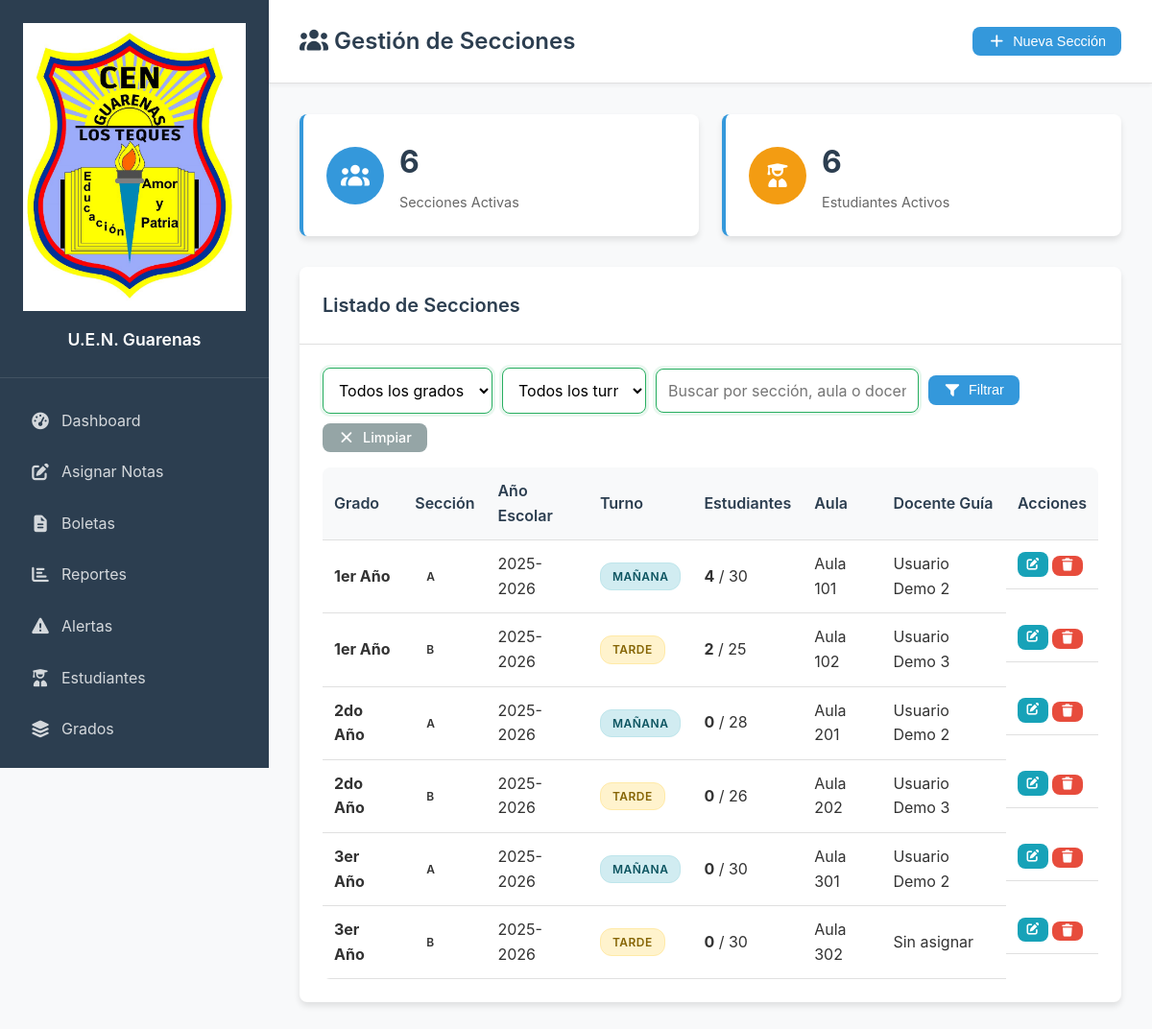
The page /secciones.php (signed in) on the database its author committed.
### tables this page shows
CREATE TABLE `secciones` (
  `id` int(11) NOT NULL AUTO_INCREMENT,
  `grado_id` int(11) DEFAULT NULL,
  `letra` varchar(5) NOT NULL,
  `anio_escolar` varchar(9) DEFAULT '2025-2026',
  `turno` enum('mañana','tarde') DEFAULT 'mañana',
  `capacidad` int(11) DEFAULT 30,
  `docente_guia_id` int(11) DEFAULT NULL,
  `aula` varchar(20) DEFAULT NULL,
  `activo` tinyint(1) DEFAULT 1,
  `fecha_creacion` timestamp NOT NULL DEFAULT current_timestamp(),
  `fecha_actualizacion` timestamp NOT NULL DEFAULT current_timestamp() ON UPDATE current_timestamp(),
  PRIMARY KEY (`id`)
);

CREATE TABLE `grados` (
  `id` int(11) NOT NULL,
  `nombre` varchar(50) NOT NULL,
  `nivel` varchar(20) DEFAULT NULL,
  `modalidad` enum('Media General','Media Técnica') DEFAULT 'Media General',
  `orden` int(11) DEFAULT NULL,
  `activo` tinyint(1) DEFAULT 1,
  `fecha_creacion` timestamp NOT NULL DEFAULT current_timestamp()
);

### secciones.php (the view, shortened to what this page needs)
<?php
require_once 'config.php';
$db = getDBConnection();
$page = isset($_GET['page']) ? max(1, intval($_GET['page'])) : 1;
$perPage = 10;
$offset = ($page - 1) * $perPage;
$search = $_GET['search'] ?? '';
$where = ["s.activo = 1"];
$params = [];
$whereClause = "WHERE " . implode(" AND ", $where);
$query = "SELECT s.*, g.nombre as grado_nombre, g.orden as grado_orden,
          CONCAT(u.nombres, ' ', u.apellidos) as docente_guia_nombre,
          (SELECT COUNT(*) FROM estudiantes e WHERE e.seccion_id = s.id AND e.estado = 'activo') as total_estudiantes
          FROM secciones s
          JOIN grados g ON s.grado_id = g.id
          LEFT JOIN usuarios u ON s.docente_guia_id = u.id
          $whereClause
          ORDER BY g.orden, s.letra
          LIMIT $perPage OFFSET $offset";
$stmt = $db->prepare($query);
$stmt->execute($params);
$secciones = $stmt->fetchAll();
$totalSecciones = $db->query("SELECT COUNT(*) FROM secciones WHERE activo = 1")->fetchColumn();
$totalEstudiantes = $db->query("SELECT COUNT(*) FROM estudiantes WHERE estado = 'activo'")->fetchColumn();
?>
<!DOCTYPE html>
<html lang="es">
<head>
    <link rel="stylesheet" href="<?php echo APP_URL; ?>/assets/css/styles.css">
    <link rel="stylesheet" href="<?php echo APP_URL; ?>/assets/fontawesome/css/all.min.css">
</head>
<body>
<div class="dashboard-container">
    <?php echo getSidebar('secciones'); ?>
    <main class="main-content">
        <header class="main-header">
            <h1><i class="fas fa-users"></i> Gestión de Secciones</h1>
            <div class="header-actions">
                <button class="btn btn-primary" onclick="abrirModalNuevaSeccion()"><i class="fas fa-plus"></i> Nueva Sección</button>
            </div>
        </header>
        <div class="content-container">
            <div class="stats-grid">
                <div class="stat-card">
                    <div class="stat-icon"><i class="fas fa-users"></i></div>
                    <div class="stat-info"><h3><?php echo $totalSecciones; ?></h3><p>Secciones Activas</p></div>
                </div>
                <div class="stat-card">
                    <div class="stat-icon" style="background:var(--warning-color);"><i class="fas fa-user-graduate"></i></div>
                    <div class="stat-info"><h3><?php echo $totalEstudiantes; ?></h3><p>Estudiantes Activos</p></div>
                </div>
            </div>
            <div class="card">
                <div class="card-header">
                    <h2>Listado de Secciones</h2>
                </div>
                <div class="card-body">
                    <form method="GET" class="filters-form" style="margin-bottom: 1rem; display: flex; gap: 10px; flex-wrap: wrap; align-items: center;">
                        <select name="filtro_grado" class="form-control" style="max-width: 200px;">
                            <option value="">Todos los grados</option>
                        </select>
                        <select name="filtro_turno" class="form-control" style="max-width: 150px;">
                            <option value="">Todos los turnos</option>
                        </select>
                        <input type="text" name="search" value="<?php echo htmlspecialchars($search); ?>" placeholder="Buscar por sección, aula o docente..." class="form-control" style="max-width: 300px;">
                        <button type="submit" class="btn btn-primary"><i class="fas fa-filter"></i> Filtrar</button>
                        <a href="secciones.php" class="btn btn-secondary"><i class="fas fa-times"></i> Limpiar</a>
                    </form>
                    <?php if (count($secciones) > 0): ?>
                    <div class="table-responsive">
                        <table class="data-table">
                            <thead>
                                <tr>
                                    <th>Grado</th>
                                    <th>Sección</th>
                                    <th>Año Escolar</th>
                                    <th>Turno</th>
                                    <th>Estudiantes</th>
                                    <th>Aula</th>
                                    <th>Docente Guía</th>
                                    <th>Acciones</th>
                                </tr>
                            </thead>
                            <tbody>
                            <?php foreach ($secciones as $sec): ?>
                            <tr>
                                <td><strong><?php echo htmlspecialchars($sec['grado_nombre']); ?></strong></td>
                                <td><span class="badge badge-primary"><?php echo htmlspecialchars($sec['letra']); ?></span></td>
                                <td><?php echo htmlspecialchars($sec['anio_escolar'] ?? 'N/A'); ?></td>
                                <td><span class="badge <?php echo $sec['turno']=='mañana'?'badge-info':'badge-warning'; ?>"><?php echo ucfirst($sec['turno']); ?></span></td>
                                <td><strong><?php echo $sec['total_estudiantes']; ?></strong> / <?php echo $sec['capacidad']; ?></td>
                                <td><?php echo htmlspecialchars($sec['aula'] ?: 'N/A'); ?></td>
                                <td><?php echo htmlspecialchars($sec['docente_guia_nombre'] ?: 'Sin asignar'); ?></td>
                                <td class="actions">
                                    <a href="editar_seccion.php?id=<?php echo $sec['id']; ?>" class="btn btn-sm btn-info" title="Editar"><i class="fas fa-edit"></i></a>
                                    <form method="POST" style="display:inline;" onsubmit="return confirm('¿Eliminar la sección <?php echo htmlspecialchars($sec['grado_nombre'].' '.$sec['letra']); ?>?')">
                                        <button type="submit" class="btn btn-sm btn-danger" title="Eliminar"><i class="fas fa-trash"></i></button>
                                    </form>
                                </td>
                            </tr>
                            <?php endforeach; ?>
                            </tbody>
                        </table>
                    </div>
                    <?php endif; ?>
                </div>
            </div>
        </div>
    </main>
</div>
</body>
</html>

### config.php (shortened to what this page needs)
<?php
function getSidebar($currentPage = '') {
    $rol = $_SESSION['usuario_rol'] ?? 'guest';
    $nombre = $_SESSION['usuario_nombre'] ?? 'Usuario';
    $sidebar = '
    <aside class="sidebar">
        <div class="sidebar-header">
            <div class="logo-container">
                <img src="' . APP_LOGO . '" alt="Logo" class="logo-img" onerror="this.onerror=null; this.src=\'' . APP_LOGO_FALLBACK . '\';">
            </div>
            <h2>' . APP_NAME . '</h2>
        </div>
        <nav class="sidebar-nav">
            <ul>';
    if ($rol === 'estudiante') {
        $sidebar .= '
            <li class="nav-item ' . ($currentPage == 'estudiante' ? 'active' : '') . '">
                <a href="panel_estudiante.php" class="nav-link"><i class="fas fa-home"></i><span>Mi Panel</span></a>
            </li>
            <li class="nav-item">
                <a href="logout.php" class="nav-link"><i class="fas fa-sign-out-alt"></i><span>Cerrar Sesión</span></a>
            </li>';
    } else {
        $sidebar .= '
            <li class="nav-item ' . ($currentPage == 'dashboard' ? 'active' : '') . '">
                <a href="dashboard.php" class="nav-link"><i class="fas fa-tachometer-alt"></i><span>Dashboard</span></a>
            </li>
            <li class="nav-item ' . ($currentPage == 'notas' ? 'active' : '') . '">
                <a href="asignar_notas.php" class="nav-link"><i class="fas fa-edit"></i><span>Asignar Notas</span></a>
            </li>
            <li class="nav-item ' . ($currentPage == 'boletas' ? 'active' : '') . '">
                <a href="boletas.php" class="nav-link"><i class="fas fa-file-alt"></i><span>Boletas</span></a>
            </li>
            <li class="nav-item ' . ($currentPage == 'reportes' ? 'active' : '') . '">
                <a href="reportes.php" class="nav-link"><i class="fas fa-chart-bar"></i><span>Reportes</span></a>
            </li>
            <li class="nav-item ' . ($currentPage == 'alertas' ? 'active' : '') . '">
                <a href="alertas.php" class="nav-link"><i class="fas fa-exclamation-triangle"></i><span>Alertas</span></a>
            </li>';
        if ($rol === 'admin' || $rol === 'secretario') {
            $sidebar .= '
            <li class="nav-item ' . ($currentPage == 'estudiantes' ? 'active' : '') . '">
                <a href="estudiantes.php" class="nav-link"><i class="fas fa-user-graduate"></i><span>Estudiantes</span></a>
            </li>
            <li class="nav-item ' . ($currentPage == 'grados' ? 'active' : '') . '">
                <a href="grados.php" class="nav-link"><i class="fas fa-layer-group"></i><span>Grados</span></a>
            </li>
            <li class="nav-item ' . ($currentPage == 'materias' ? 'active' : '') . '">
                <a href="materias.php" class="nav-link"><i class="fas fa-book"></i><span>Materias</span></a>
            </li>
            <li class="nav-item ' . ($currentPage == 'secciones' ? 'active' : '') . '">
                <a href="secciones.php" class="nav-link"><i class="fas fa-users"></i><span>Secciones</span></a>
            </li>
            <li class="nav-item ' . ($currentPage == 'carga_academica' ? 'active' : '') . '">
                <a href="carga_academica.php" class="nav-link"><i class="fas fa-chalkboard-teacher"></i><span>Carga Académica</span></a>
            </li>';
        }
        if ($rol === 'admin') {
            $sidebar .= '
                <li class="nav-item ' . ($currentPage == 'usuarios' ? 'active' : '') . '">
                    <a href="usuarios.php" class="nav-link"><i class="fas fa-users-cog"></i><span>Usuarios</span></a>
                </li>
                <li class="nav-item ' . ($currentPage == 'auditoria' ? 'active' : '') . '">
                    <a href="auditoria.php" class="nav-link"><i class="fas fa-history"></i><span>Auditoría</span></a>
                </li>
                <li class="nav-item ' . ($currentPage == 'configuracion' ? 'active' : '') . '">
                    <a href="configuracion.php" class="nav-link"><i class="fas fa-cog"></i><span>Configuración</span></a>
                </li>';
        }
        $sidebar .= '
                <li class="nav-item ' . ($currentPage == 'perfil' ? 'active' : '') . '">
                    <a href="perfil.php" class="nav-link"><i class="fas fa-user-circle"></i><span>Mi Perfil</span></a>
                </li>
                <li class="nav-item">
                    <a href="logout.php" class="nav-link"><i class="fas fa-sign-out-alt"></i><span>Cerrar Sesión</span></a>
                </li>';
    }
    $sidebar .= '
            </ul>
        </nav>
        <div class="sidebar-footer">
            <div class="user-info">
                <div class="user-avatar">' . substr($nombre, 0, 2) . '</div>
                <div class="user-details">
                    <span class="user-name">' . $nombre . '</span>
                    <span class="user-role">' . (isset($_SESSION['usuario_rol']) ? ucfirst($_SESSION['usuario_rol']) : 'Usuario') . '</span>
                </div>
            </div>
        </div>
    </aside>';
    return $sidebar;
}
?>

### rows shown on the page
secciones: grado.nombre "1er Año", letra "A", anio_escolar "2025-2026", turno "MAÑANA", total_estudiantes "4", capacidad "30", aula "Aula 101", docente_guia_nombre "Usuario Demo 2"
secciones: grado.nombre "1er Año", letra "B", anio_escolar "2025-2026", turno "TARDE", total_estudiantes "2", capacidad "25", aula "Aula 102", docente_guia_nombre "Usuario Demo 3"
secciones: grado.nombre "2do Año", letra "A", anio_escolar "2025-2026", turno "MAÑANA", total_estudiantes "0", capacidad "28", aula "Aula 201", docente_guia_nombre "Usuario Demo 2"
secciones: grado.nombre "2do Año", letra "B", anio_escolar "2025-2026", turno "TARDE", total_estudiantes "0", capacidad "26", aula "Aula 202", docente_guia_nombre "Usuario Demo 3"
secciones: grado.nombre "3er Año", letra "A", anio_escolar "2025-2026", turno "MAÑANA", total_estudiantes "0", capacidad "30", aula "Aula 301", docente_guia_nombre "Usuario Demo 2"
secciones: grado.nombre "3er Año", letra "B", anio_escolar "2025-2026", turno "TARDE", total_estudiantes "0", capacidad "30", aula "Aula 302", docente_guia_nombre "Sin asignar"

### other values the page prints
APP_NAME "U.E.N. Guarenas"
$totalSecciones "6"
$totalEstudiantes "6"
